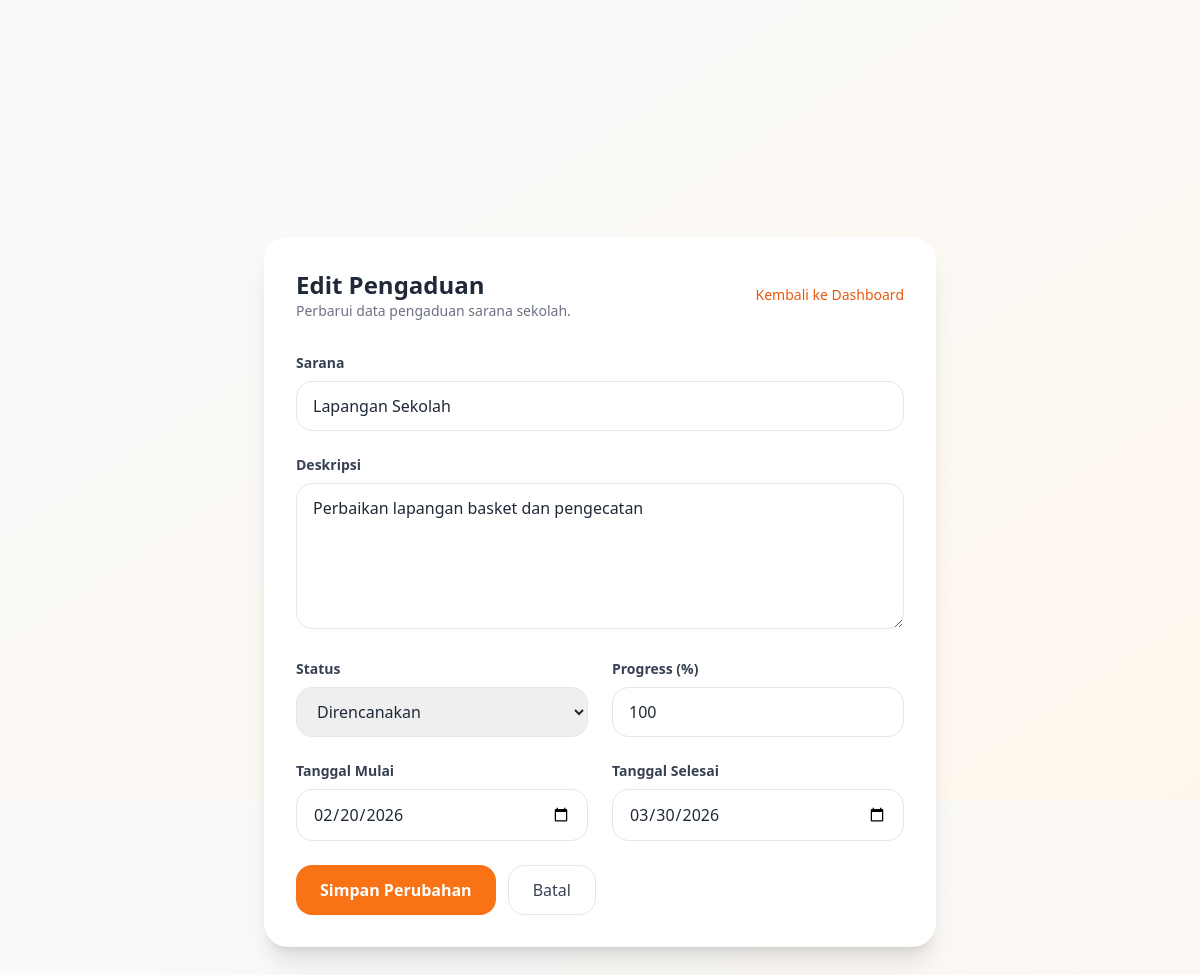
The app's page /admin/edit-aspirasi.php?id=2 (signed in) with its own data.
### tables this page shows
CREATE TABLE `data_aspirasi` (
  `id_aspirasi` int(11) NOT NULL,
  `sarana` varchar(100) NOT NULL,
  `deskripsi` text NOT NULL,
  `status` enum('direncanakan','diproses','selesai') DEFAULT 'direncanakan',
  `progress_persen` int(11) DEFAULT 0,
  `tanggal_mulai` date NOT NULL,
  `tanggal_selesai` date DEFAULT NULL,
  `created_at` timestamp NOT NULL DEFAULT current_timestamp(),
  `updated_at` timestamp NOT NULL DEFAULT current_timestamp() ON UPDATE current_timestamp()
);

### admin/edit-aspirasi.php (the view, shortened to what this page needs)
<?php
include "../config/config.php";
$id = isset($_GET['id']) ? intval($_GET['id']) : 0;
$result = mysqli_query($koneksi, "SELECT * FROM data_aspirasi WHERE id_aspirasi='$id'");
$row = mysqli_fetch_assoc($result);
?>
<!DOCTYPE html>
<html lang="id">
<head>
<script src="https://cdn.tailwindcss.com"></script>
<link rel="stylesheet" href="https://cdn.jsdelivr.net/npm/bootstrap-icons@1.11.0/font/bootstrap-icons.css">
</head>
<body class="bg-gradient-to-br from-slate-50 to-orange-50 text-gray-800 pb-24">
<div class="flex min-h-screen items-center justify-center px-4 py-10">
    <div class="w-full max-w-2xl bg-white rounded-3xl shadow-xl p-8">
        <div class="flex items-center justify-between mb-8">
            <div>
                <h1 class="text-2xl font-bold">Edit Pengaduan</h1>
                <p class="text-sm text-gray-500">Perbarui data pengaduan sarana sekolah.</p>
            </div>
            <a href="dashboard.php" class="text-sm text-orange-600 hover:underline">Kembali ke Dashboard</a>
        </div>
        <form method="POST" class="space-y-6">
            <div>
                <label class="block text-sm font-semibold text-gray-700 mb-2">Sarana</label>
                <input type="text" name="sarana" value="<?= htmlspecialchars($_POST['sarana'] ?? $row['sarana']) ?>" class="w-full rounded-2xl border border-gray-200 px-4 py-3 focus:border-orange-400 focus:outline-none focus:ring-2 focus:ring-orange-100" required>
            </div>
            <div>
                <label class="block text-sm font-semibold text-gray-700 mb-2">Deskripsi</label>
                <textarea name="deskripsi" rows="5" class="w-full rounded-2xl border border-gray-200 px-4 py-3 focus:border-orange-400 focus:outline-none focus:ring-2 focus:ring-orange-100" required><?= htmlspecialchars($_POST['deskripsi'] ?? $row['deskripsi']) ?></textarea>
            </div>
            <div class="grid gap-6 md:grid-cols-2">
                <div>
                    <label class="block text-sm font-semibold text-gray-700 mb-2">Status</label>
                    <select name="status" class="w-full rounded-2xl border border-gray-200 px-4 py-3 focus:border-orange-400 focus:outline-none focus:ring-2 focus:ring-orange-100" required>
                        <option value="direncanakan" <?= (($_POST['status'] ?? $row['status']) === 'direncanakan') ? 'selected' : '' ?>>Direncanakan</option>
                    </select>
                </div>
                <div>
                    <label class="block text-sm font-semibold text-gray-700 mb-2">Progress (%)</label>
                    <input type="number" name="progress_persen" min="0" max="100" value="<?= htmlspecialchars($_POST['progress_persen'] ?? $row['progress_persen']) ?>" class="w-full rounded-2xl border border-gray-200 px-4 py-3 focus:border-orange-400 focus:outline-none focus:ring-2 focus:ring-orange-100" required>
                </div>
            </div>
            <div class="grid gap-6 md:grid-cols-2">
                <div>
                    <label class="block text-sm font-semibold text-gray-700 mb-2">Tanggal Mulai</label>
                    <input type="date" name="tanggal_mulai" value="<?= htmlspecialchars($_POST['tanggal_mulai'] ?? $row['tanggal_mulai']) ?>" class="w-full rounded-2xl border border-gray-200 px-4 py-3 focus:border-orange-400 focus:outline-none focus:ring-2 focus:ring-orange-100" required>
                </div>
                <div>
                    <label class="block text-sm font-semibold text-gray-700 mb-2">Tanggal Selesai</label>
                    <input type="date" name="tanggal_selesai" value="<?= htmlspecialchars($_POST['tanggal_selesai'] ?? $row['tanggal_selesai']) ?>" class="w-full rounded-2xl border border-gray-200 px-4 py-3 focus:border-orange-400 focus:outline-none focus:ring-2 focus:ring-orange-100">
                </div>
            </div>
            <div class="flex flex-col gap-3 md:flex-row">
                <button type="submit" name="update" class="inline-flex items-center justify-center rounded-2xl bg-orange-500 px-6 py-3 text-white font-semibold hover:bg-orange-600 transition">Simpan Perubahan</button>
                <a href="dashboard.php" class="inline-flex items-center justify-center rounded-2xl border border-gray-200 px-6 py-3 text-gray-700 hover:bg-gray-50 transition">Batal</a>
            </div>
        </form>
    </div>
</div>
</body>
</html>

### admin/edit-aspirasi.php (style rules this page uses)
body { background: linear-gradient(135deg, #f8fafc, #fff7ed); }

### records on screen
data_aspirasi: sarana "Lapangan Sekolah", deskripsi "Perbaikan lapangan basket dan pengecatan", status "Direncanakan", progress_persen "100", tanggal_mulai "02/20/2026", tanggal_selesai "03/30/2026"
